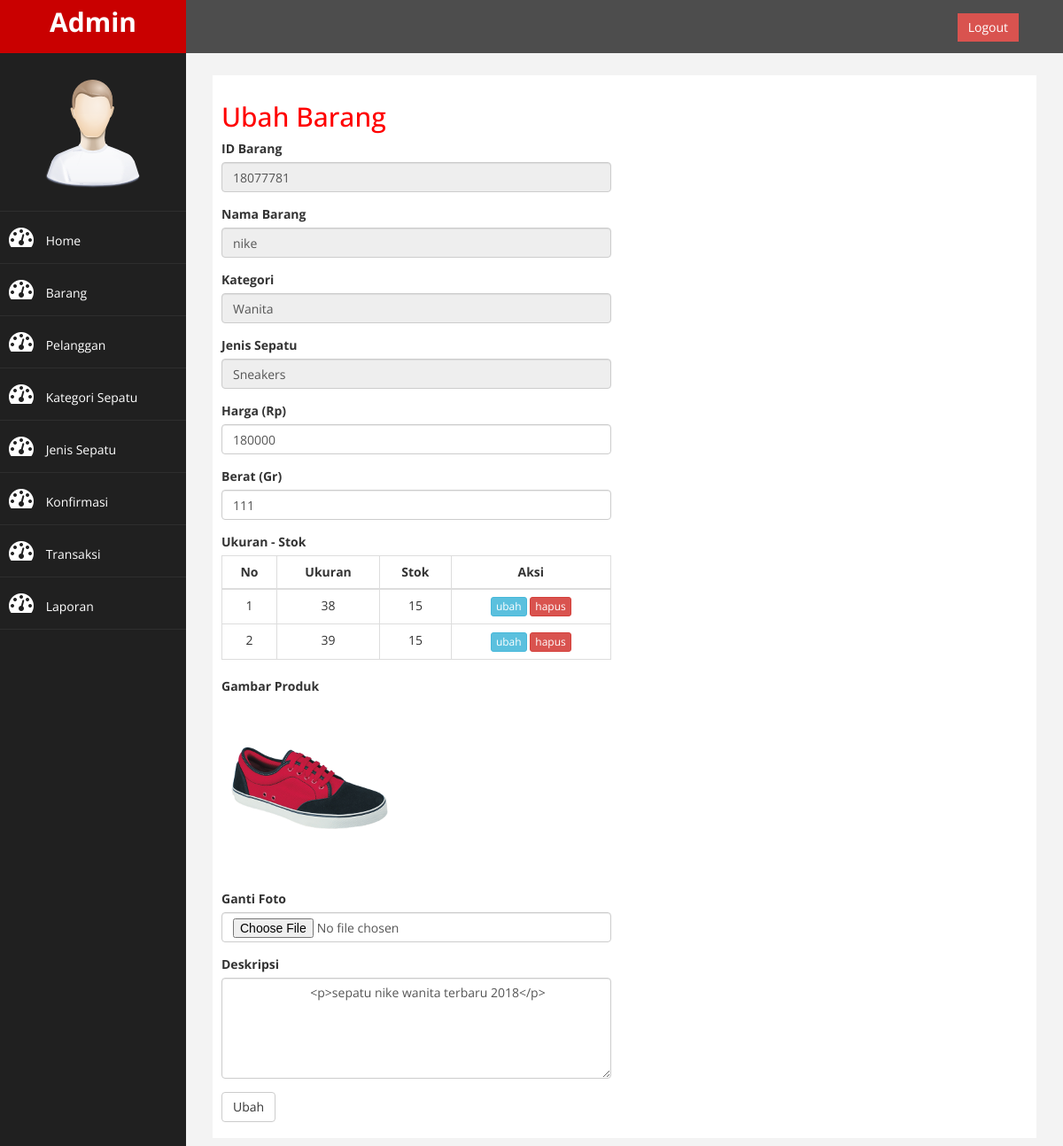
/admin/index.php?halaman=ubahbarang&id=18077781 (signed in), run on the app's committed database.
### tables this page shows
CREATE TABLE `barang` (
  `id_barang` varchar(8) NOT NULL,
  `nama_barang` varchar(35) NOT NULL,
  `id_kategori` varchar(6) NOT NULL,
  `id_jenis` varchar(6) NOT NULL,
  `harga` double NOT NULL,
  `berat` int(4) NOT NULL,
  `gambar` varchar(20) NOT NULL,
  `deskripsi` text NOT NULL,
  PRIMARY KEY (`id_barang`)
);

CREATE TABLE `kategori` (
  `id_kategori` varchar(6) NOT NULL,
  `nama_kategori` varchar(20) NOT NULL,
  PRIMARY KEY (`id_kategori`)
);

CREATE TABLE `jenis` (
  `id_jenis` varchar(6) NOT NULL,
  `jenis_sepatu` varchar(20) NOT NULL,
  `id_kategori` varchar(6) NOT NULL,
  PRIMARY KEY (`id_jenis`)
);

CREATE TABLE `stok` (
  `id_stok` int(3) NOT NULL AUTO_INCREMENT,
  `id_barang` varchar(8) NOT NULL,
  `ukuran` int(2) NOT NULL,
  `stok` int(3) NOT NULL,
  PRIMARY KEY (`id_stok`)
);

### admin/ubahbarang.php (the view, shortened to what this page needs)
<?php include '../conf/koneksi.php'; ?>
<?php
$query = mysqli_query($con, "SELECT * FROM barang
										JOIN kategori ON barang.id_kategori=kategori.id_kategori
										JOIN jenis ON barang.id_jenis=jenis.id_jenis WHERE id_barang = '$_GET[id]'");
$result = mysqli_fetch_assoc($query);
?>
<h2>Ubah Barang</h2>
<form method="post" enctype="multipart/form-data">
	<div class="row">
		<div class="col-md-6">
			<div class="form-group">
		    <label for="nama">ID Barang</label>
				<input type="text" class="form-control" required readonly name="idbarang" value="<?= $result['id_barang'] ?>">
		  </div>
			<div class="form-group">
		    <label for="nama">Nama Barang</label>
				<input type="text" class="form-control" readonly name="nama" value="<?= $result['nama_barang'] ?>">
		  </div>
		  <div class="form-group">
		    <label for="kategori">Kategori</label>
		    <input type="text" class="form-control" name="kategori" disabled value="<?= $result['nama_kategori'] ?>">
		  </div>
		  <div class="form-group">
				<label>Jenis Sepatu</label>
				<input type="text" class="form-control" name="jenis" disabled value="<?= $result['jenis_sepatu'] ?>">
		  </div>
		  <div class="form-group">
		    <label for="harga">Harga (Rp)</label>
		    <input type="text" class="form-control" name="harga" value="<?=$result['harga'] ?>">
		  </div>
		  <div class="form-group">
		    <label for="berat">Berat (Gr)</label>
		    <input type="text" class="form-control" name="berat" value="<?= $result['berat'] ?>">
		  </div>
		  <div class="form-group">
		    <label for="ukuran">Ukuran - Stok</label>
		    <table class="table table-bordered">
		    	<thead>
		    	<tr>
		    		<th class="tengah">No</th>
		    		<th class="tengah">Ukuran</th>
		    		<th class="tengah">Stok</th>
		    		<th class="tengah">Aksi</th>
		    	</tr>
		    	</thead>
		    	<tbody>
		    		<?php $nomor = 1 ?>
		    		<?php $querStok = mysqli_query($con, "SELECT * FROM barang JOIN stok ON barang.id_barang = stok.id_barang WHERE barang.id_barang = '$_GET[id]'"); ?>
		    		<?php while ($resultStok = mysqli_fetch_assoc($querStok)) { ?>
		    	<tr>
		    		<td class="tengah"><?= $nomor ?></td>
		    		<td class="tengah"><?= $resultStok['ukuran'] ?></td>
		    		<td class="tengah"><?= $resultStok['stok'] ?></td>
		    		<td class="tengah">
		    			<a class="btn btn-info btn-xs" data-toggle="modal" data-target="#stok_<?=$resultStok['id_stok'] ?>">ubah</a>
							<a href="index.php?halaman=hapusstok&id=<?= $resultStok['id_barang']; ?>&size=<?= $resultStok['ukuran']; ?>" class="btn btn-xs btn-danger">hapus</a>
		    		</td>
		    	</tr>
		    		<?php $nomor++ ?>
		    		<?php } ?>
		    	</tbody>
		    </table>
		  </div>
		  <div class="form-group">
		  	<label for="gambar">Gambar Produk</label><br>
		  	<img src="../img/<?= $result['gambar'] ?>" width="200">
		  </div>
		  <div class="form-group">
		    <label for="gambar">Ganti Foto</label>
		    <input type="file" id="gambar" name="gambar" class="form-control">
		  </div>
		  <div class="form-group">
		    <label for="deskripsi">Deskripsi</label>
		    <textarea class="form-control" rows="5" name="deskripsi">
		    	<?= $result['deskripsi'] ?>
		    </textarea>
		  </div>
		  <button type="submit" name="ubah" class="btn btn-default">Ubah</button>
  	</div>
  </div>
</form>

### admin/assets/css/custom.css (style rules this page uses)
body { font-family: 'Open Sans', sans-serif; }
.tengah { text-align: center; }
h2 { color: #f00; }

### data on the page
barang: idbarang "18077781", nama "nike", kategori "Wanita", jenis "Sneakers", harga "180000", berat "111", gambar (picture), deskripsi "<p>sepatu nike wanita terbaru 2018</p>"
stok: ukuran "38", stok "15"
stok: ukuran "39", stok "15"
